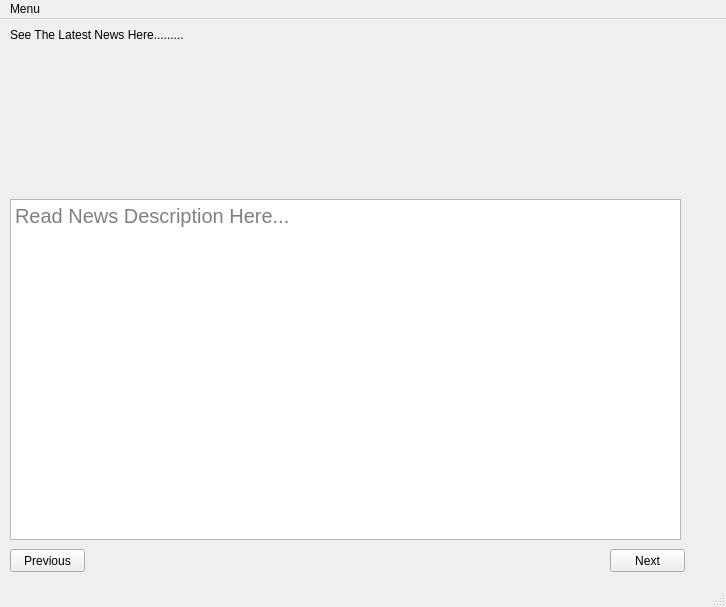
<?xml version="1.0" encoding="UTF-8"?>
<ui version="4.0">
 <class>newswindow</class>
 <widget class="QMainWindow" name="newswindow">
  <property name="geometry">
   <rect>
    <x>0</x>
    <y>0</y>
    <width>726</width>
    <height>607</height>
   </rect>
  </property>
  <property name="sizePolicy">
   <sizepolicy hsizetype="Fixed" vsizetype="Fixed">
    <horstretch>0</horstretch>
    <verstretch>0</verstretch>
   </sizepolicy>
  </property>
  <property name="windowTitle">
   <string>MainWindow</string>
  </property>
  <property name="tabShape">
   <enum>QTabWidget::Rounded</enum>
  </property>
  <widget class="QWidget" name="centralwidget">
   <widget class="QLabel" name="news">
    <property name="geometry">
     <rect>
      <x>-60</x>
      <y>-170</y>
      <width>1121</width>
      <height>781</height>
     </rect>
    </property>
    <property name="text">
     <string/>
    </property>
    <property name="pixmap">
     <pixmap>../../IMAGES/altitude-clouds-daylight-1450082.jpg</pixmap>
    </property>
    <property name="scaledContents">
     <bool>true</bool>
    </property>
   </widget>
   <widget class="QLabel" name="label">
    <property name="geometry">
     <rect>
      <x>10</x>
      <y>0</y>
      <width>391</width>
      <height>31</height>
     </rect>
    </property>
    <property name="styleSheet">
     <string notr="true">font: 14pt &quot;Ravie&quot;;
font: 81 14pt &quot;Rockwell Extra Bold&quot;;</string>
    </property>
    <property name="text">
     <string>See The Latest News Here.........</string>
    </property>
   </widget>
   <widget class="QLabel" name="title">
    <property name="geometry">
     <rect>
      <x>10</x>
      <y>110</y>
      <width>671</width>
      <height>61</height>
     </rect>
    </property>
    <property name="font">
     <font>
      <family>MV Boli</family>
      <pointsize>18</pointsize>
      <weight>50</weight>
      <bold>false</bold>
     </font>
    </property>
    <property name="frameShadow">
     <enum>QFrame::Plain</enum>
    </property>
    <property name="text">
     <string/>
    </property>
    <property name="scaledContents">
     <bool>true</bool>
    </property>
    <property name="wordWrap">
     <bool>true</bool>
    </property>
   </widget>
   <widget class="QTextEdit" name="textEdit">
    <property name="geometry">
     <rect>
      <x>10</x>
      <y>180</y>
      <width>671</width>
      <height>341</height>
     </rect>
    </property>
    <property name="font">
     <font>
      <family>MS Sans Serif</family>
      <pointsize>15</pointsize>
     </font>
    </property>
    <property name="readOnly">
     <bool>true</bool>
    </property>
    <property name="placeholderText">
     <string>Read News Description Here...</string>
    </property>
   </widget>
   <widget class="QPushButton" name="pushButton">
    <property name="geometry">
     <rect>
      <x>10</x>
      <y>530</y>
      <width>75</width>
      <height>23</height>
     </rect>
    </property>
    <property name="text">
     <string>Previous</string>
    </property>
   </widget>
   <widget class="QPushButton" name="pushButton_2">
    <property name="geometry">
     <rect>
      <x>610</x>
      <y>530</y>
      <width>75</width>
      <height>23</height>
     </rect>
    </property>
    <property name="text">
     <string>Next</string>
    </property>
   </widget>
   <widget class="QLabel" name="postname">
    <property name="geometry">
     <rect>
      <x>20</x>
      <y>40</y>
      <width>301</width>
      <height>31</height>
     </rect>
    </property>
    <property name="font">
     <font>
      <pointsize>12</pointsize>
      <weight>75</weight>
      <bold>true</bold>
     </font>
    </property>
    <property name="text">
     <string/>
    </property>
    <property name="alignment">
     <set>Qt::AlignCenter</set>
    </property>
   </widget>
   <widget class="QLabel" name="postauthor">
    <property name="geometry">
     <rect>
      <x>350</x>
      <y>40</y>
      <width>301</width>
      <height>31</height>
     </rect>
    </property>
    <property name="font">
     <font>
      <pointsize>12</pointsize>
      <weight>75</weight>
      <bold>true</bold>
     </font>
    </property>
    <property name="text">
     <string/>
    </property>
    <property name="alignment">
     <set>Qt::AlignCenter</set>
    </property>
   </widget>
  </widget>
  <widget class="QMenuBar" name="menubar">
   <property name="geometry">
    <rect>
     <x>0</x>
     <y>0</y>
     <width>726</width>
     <height>21</height>
    </rect>
   </property>
   <widget class="QMenu" name="menuGO_BACK">
    <property name="title">
     <string>Menu</string>
    </property>
    <addaction name="actionGO_BACK"/>
    <addaction name="separator"/>
    <addaction name="actionEXIT"/>
    <addaction name="separator"/>
   </widget>
   <addaction name="menuGO_BACK"/>
  </widget>
  <widget class="QStatusBar" name="statusBar"/>
  <action name="actionGO_BACK">
   <property name="text">
    <string>GoToMain!</string>
   </property>
  </action>
  <action name="actionEXIT">
   <property name="text">
    <string>Exit!</string>
   </property>
  </action>
 </widget>
 <resources/>
 <connections/>
</ui>
